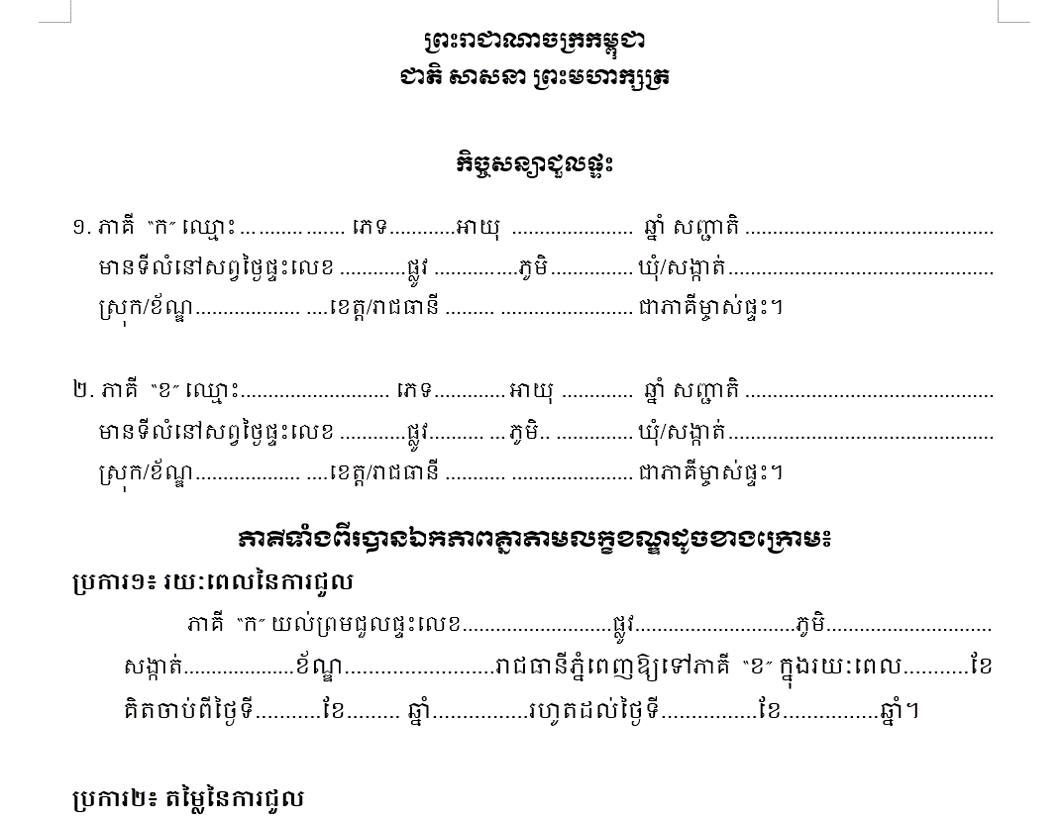
#> input picture khmer.png, 1063 x 825 px, found by its file name
$ jupyter execute --allow-errors 'Khmer Word Segmentation .ipynb'   (older library calls are emulated)
#> lines starting #> are read from the running program, lines starting #| are printed output that depends on the picture
### Util.py
import numpy as np
import cv2
import os
import shutil
import matplotlib.pyplot as plt

def horizontal_projection(image, threshold=5):
    '''
        project all pixels horizontally

        Parameters:
            image:  m x n
            threshold: Number
                       The threshold of minimum pixel to be project. Default is 5

        return:
            projection: list of Number

    '''
    image = cv2.adaptiveThreshold(image, 1 , cv2.ADAPTIVE_THRESH_GAUSSIAN_C, cv2.THRESH_BINARY_INV, 11, 1)

    projection = np.sum(image, 1)
    projection = np.where(projection > threshold, projection, 0 )

    return projection

######################################################################

# [169 lines left out: functions vertical_projection, plot_horizontal_projection, plot_vertical_projection, segment_line, segment_document, not called in this run]

######################################################################

def segment_document_and_save(document, horizontal_projection, target_path):
    line_start = []
    line_end = []

    is_start = True
    selected = False
    is_append = False
    first = 0
    second = 0

    min_gap = 3

    current_line = 0 #line number starts from 0

    i = 0

    for index, line in enumerate(horizontal_projection):

        if not selected and line != 0:
            gap = np.nan
            if not is_start:
                gap = index - line_end[-1]

            if gap < min_gap:
                is_append = True
                selected = True
            else:
                line_start.append( index - 1 )
                current_line += 1
                selected = True
            is_start = False

        elif selected and line == 0:
            if not is_append:
                line_end.append(index)
                selected = False
            else:
                line_end[-1] = index
                selected = False
                is_append = False


    try:
        os.makedirs(target_path)
    except FileExistsError as e:
        shutil.rmtree(target_path, ignore_errors = True)
        os.makedirs(target_path, exist_ok = True)
    except OSError as e:
        if e.errno != os.errno.EEXIST:
            raise


    if len(line_start) > 0 and len(line_end) > 0 :
        line_start.pop(0)
        line_end.pop(0)

    for index, (start, end) in enumerate(zip(line_start, line_end)):
        cv2.imwrite(f'{target_path}\\Line {index}.png', document[start:end, :])


### Khmer Word Segmentation .ipynb
[cell 1]
import numpy as np
import cv2
import os
from Util import *

### Convert from RGB to Grayscale and to binary image using adaptive threshold

[cell 2]
khmer = cv2.imread('Khmer.png')
#> khmer is the input picture: shape (825, 1063, 3); mean B, G, R 245.8, 245.8, 245.8
khmer_grayscale = cv2.cvtColor(khmer, cv2.COLOR_RGB2GRAY)
# khmer_blur = cv2.medianBlur(khmer_grayscale, 3)
khmer_gaus = cv2.adaptiveThreshold(khmer_grayscale, 255, cv2.ADAPTIVE_THRESH_GAUSSIAN_C, cv2.THRESH_BINARY_INV, 11, 1)
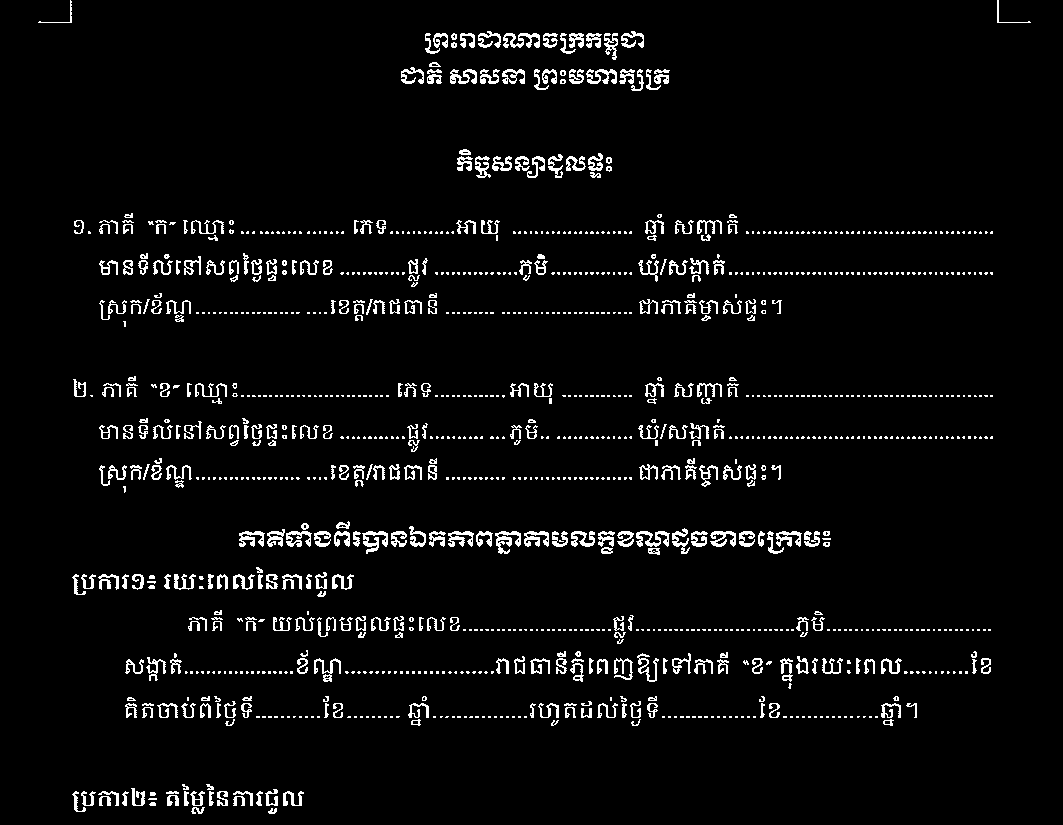
#> khmer_gaus: shape (825, 1063); 4.4% white in thin lines or dots
# khmer_ = cv2.adaptiveThreshold(khmer_grayscale, 255, cv2.ADAPTIVE_THRESH_GAUSSIAN_C, cv2.THRESH_BINARY_INV, 11, 1)

#declare variable
base_path = os.getcwd()
# plt.plot()

[cell 3]
projection = horizontal_projection(khmer_grayscale, threshold=3)
#> in horizontal_projection, `image = cv2.adaptiveThreshold(image, 1 , cv2.ADAPTIVE_THRESH_GAUSSIAN_..`: image: shape (825, 1063); values 0 (black) and 1 (white), 4.4% white in thin lines or dots
#> in horizontal_projection, `projection = np.sum(image, 1)`: projection = 825 values, max 501 at index 533, min 0 at index 23, mean 46.56
#> in horizontal_projection, `projection = np.where(projection > threshold, projection, 0 )`: projection = 825 values, max 501 at index 533, min 0 at index 0, mean 46.44
segment_document_and_save(khmer, projection, f'{base_path}\\Lines')
#> the loop in segment_document_and_save, `for index, line in enumerate(horizontal_projection): ` made 825 passes
#> (line, gap, is_append, selected) on passes 5, 8, 13, 17, 58: (4, 1, True, True), (4, 1, True, True), (4, 1, True, True), (4, 1, True, True), (5, 1, True, True)
#> (gap, is_append, selected) on passes 69, 221, 236, 284, 300, 383: (1, True, True), (2, True, True), (1, True, True), (1, True, True), (1, True, True), (1, True, True)
#> after the loop in segment_document_and_save, `for index, line in enumerate(horizontal_projection):`: current_line = 18; gap = 58; is_append = False; line_end = [23, 59, 91, 178, 241, 287, 322, 404, 446, 452, 488, 554, 597, 638, 644, 682, 726, 814]; line_start = [0, 30, 61, 148, 213, 252, 292, 376, 417, 448, 457, 521, 567, 610, 640, 650, 695, 783]; selected = False
#> the loop in segment_document_and_save, `for index, (start, end) in enumerate(zip(line_start, line_end)):` made 17 passes
#> (start, end) on passes 1 to 12: (30, 59), (61, 91), (148, 178), (213, 241), (252, 287), (292, 322), (376, 404), (417, 446), (448, 452), (457, 488), (521, 554), (567, 597)

[cell 4]
# [65 lines left out: function seg_line, not called in this run]

[cell 5]
#line_path = base_path + "\\Lines"

def segment_all_lines_and_save(lines_path, target_path):

    for line_index, file in enumerate(os.listdir(lines_path)):
        line = cv2.imread(f'{lines_path}\\{file}')
        line_grayscaled = cv2.cvtColor(line, cv2.COLOR_BGR2GRAY)

        projection = vertical_projection(line_grayscaled,threshold=1)

        seg_line(line, projection, f'{target_path}\\Line {line_index + 1 }' )

[cell 6]
segment_all_lines_and_save(f'{base_path}\\Lines', f'{base_path}\\Charcters')

### Horizontal Projection and Plot

[cell 7]
khmer_projection = np.sum(khmer_gaus, 1)
#> khmer_projection = 825 values, max 127755 at index 533, min 0 at index 23, mean 11873.4
khmer_projection = khmer_projection/255
#> khmer_projection = 825 values, max 501 at index 533, min 0 at index 23, mean 46.56

[cell 8]
cv2.imshow("khmer_original", khmer)
cv2.imshow("khmer_gaus", khmer_gaus)
#> (the rest of this cell did not finish here and is left out)

[cell 9]
# [4 lines of commented-out code are left out]

[cell 10]
# [94 lines of commented-out code are left out]

[cell 11]
# [85 lines left out: function seg, not called in this run]
